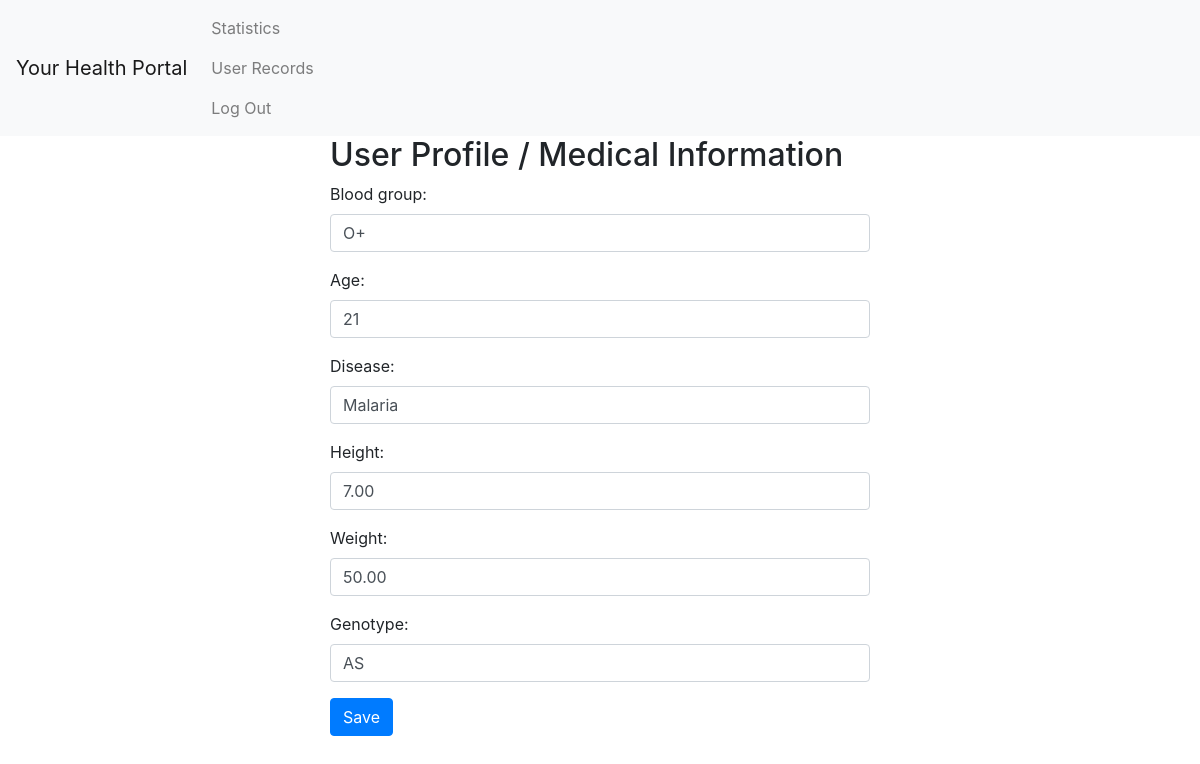
The app's page /user_profile/ (signed in) with its own data.
### health_app/models.py (models this page shows)
class MedicalRecord(models.Model):
    id = models.UUIDField(primary_key=True, default=uuid.uuid4, editable=False)
    user = models.ForeignKey(CustomUser, on_delete=models.CASCADE)
    blood_group = models.CharField(max_length=5, blank=True, null=True)
    disease =  models.CharField(max_length=200, blank=True, null=True)
    age = models.IntegerField(blank=True, null=True)
    height = models.DecimalField(max_digits=5, decimal_places=2, blank=True, null=True)
    weight = models.DecimalField(max_digits=5, decimal_places=2, blank=True, null=True)
    genotype = models.CharField(max_length=10, blank=True, null=True)
    created_at = models.DateTimeField(auto_now_add=True)
    updated_at = models.DateTimeField(auto_now=True)

### health_app/views.py (the view)
# urls.py: path('user_profile/', views.user_profile, name='user_profile'),
def user_profile(request):
    medical_record, created = MedicalRecord.objects.get_or_create(user=request.user)
    if request.method == 'POST':
        form = MedicalInfoForm(request.POST, instance=medical_record)
        if form.is_valid():
            form.save()
            return redirect('statistics')
    else:
        form = MedicalInfoForm(instance=medical_record)
    return render(request, 'user_profile.html', {'form': form, 'medical_record': medical_record})

### health_app/forms.py
class MedicalInfoForm(forms.ModelForm):
    class Meta:
        model = MedicalRecord
        fields = ('blood_group', 'age', 'disease', 'height', 'weight', 'genotype')
    blood_group = forms.CharField(widget=forms.TextInput(attrs={'class': 'form-control'}))
    age = forms.IntegerField(widget=forms.TextInput(attrs={'class': 'form-control'}))
    disease = forms.CharField(widget=forms.TextInput(attrs={'class': 'form-control'}))
    height = forms.FloatField(widget=forms.TextInput(attrs={'class': 'form-control'}))
    weight = forms.FloatField(widget=forms.TextInput(attrs={'class': 'form-control'}))
    genotype = forms.CharField(widget=forms.TextInput(attrs={'class': 'form-control'}))

### health_app/templates/user_profile.html (shortened to what this page needs)
{% extends "base.html" %}
{% block content %}
    <div class="row justify-content-center">
        <div class="col-md-6">
            <h2>User Profile / Medical Information</h2>
            <form method="post">
                {{ form.as_p }}
                <button type="submit" class="btn btn-primary">Save</button>
            </form>
        </div>
    </div>
{% endblock %}

### records on screen
MedicalRecord: blood_group "O+", age "21", disease "Malaria", height "7.00", weight "50.00", genotype "AS"
